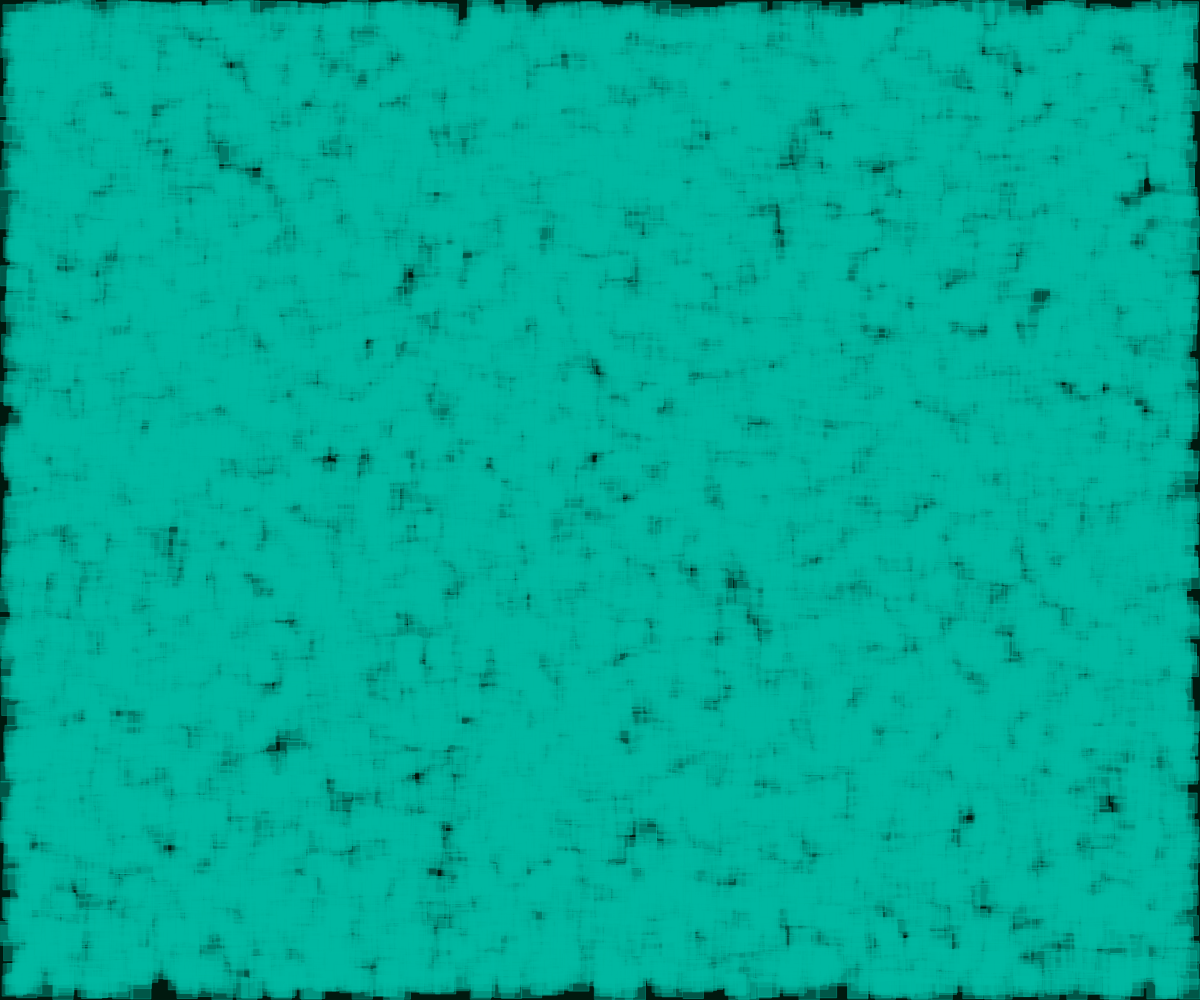
Frame 1 (no input)
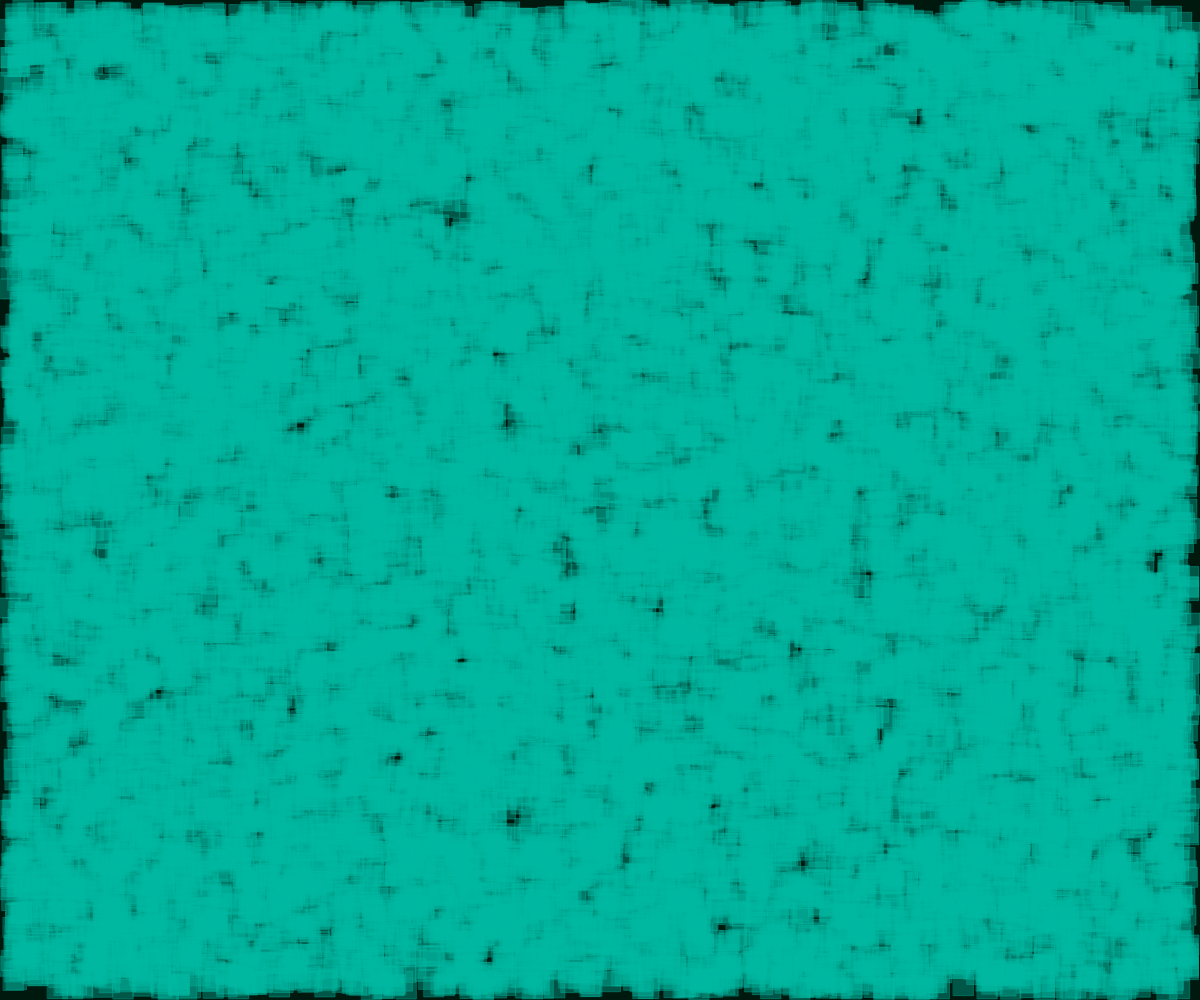
Frame 2 (the mouse pressed at the canvas centre, redrawn once)

The p5.js sketch that drew these frames (run headless with seeded random() and noise() and a simulated clock; the mouse was pressed at the canvas centre and the sketch redrawn once):

// p5.js sketch
// ── sketch.js
function setup() {
    createCanvas(innerWidth, innerHeight);
    noLoop();
    rectMode(CENTER);
}

//   function draw() {
//     background(0);
//     fill(0, 185, 160)
//     stroke(0, 185, 160)
//     circle(400, 400, 150)
//     circle(400, 300, 150)
//     rect(325, 300, 150, 100)
//     triangle(400, 375, 475, 650, 325, 650)
//   }

function draw() {
    background(0, 25, 15);
    noFill()
    stroke(0, 185, 160, 100)
    // rect(500, 500, 200, 200)
    // let c = map(mouseY, 0, height, 0, 255)
    // fill(0, c, 125)
    fill(0, 185, 160, 100)
    // let w = map(mouseX, 0, width, 0, 500)
    // rect(500, 500, w, w)
    const size = 20;
    for(let i = 0; i < 20000; i++){
        let x = random (size/2, width - size/2);
        let y = random (size/2, height - size/2);
        square(x, y, size);
    }
}


// ── style.css
html, body {
    margin: 0;
    padding: 0;
    height: 100vh;
    background-color: rgb(0, 0, 0);
    display: flex;
    justify-content: center;
    align-items: center;
  }
  
  canvas {
    display: block;
  }
  
